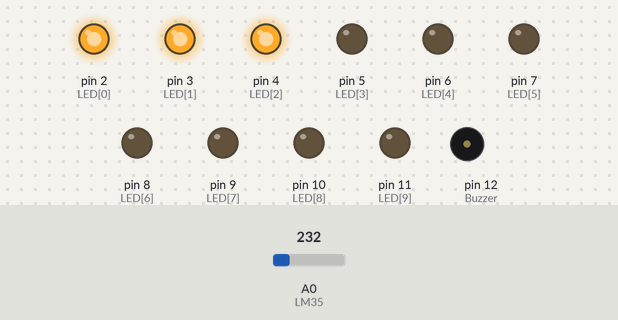
Bench run of a sketch on a simulated Arduino Uno, built with avr-gcc and run on an emulated ATmega328P. On the bench: output pins drawn as LEDs (lit = HIGH), buzzer (waves = sounding, pin HIGH). The test bench sets the inputs (shaded band); at power-on: A0 (LM35) = 232.

Above: at 1.2 s.
1.3 s: A0 (LM35) set to 233
At 1.9 s:
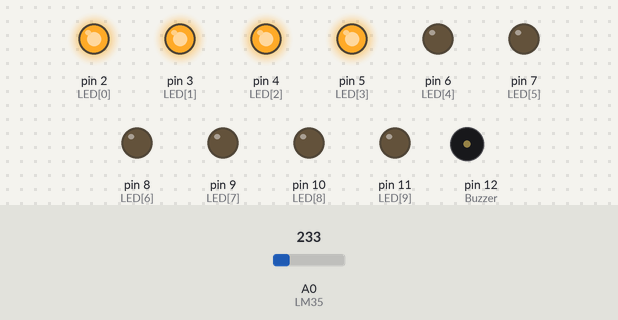
2.8 s: A0 (LM35) set to 250
At 4.0 s:
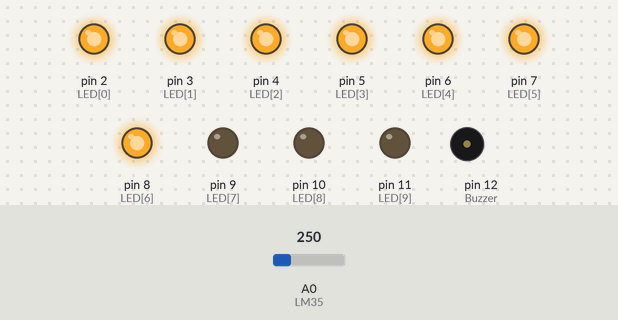
4.3 s: A0 (LM35) set to 266
At 5.4 s:
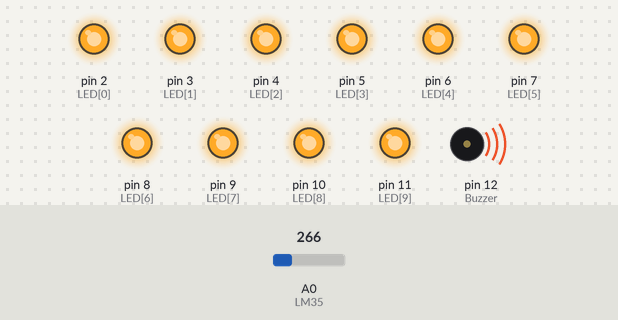
5.8 s: A0 (LM35) set to 260
At 6.5 s:
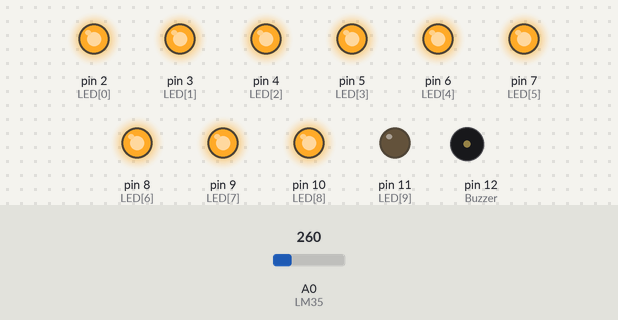
7.3 s: A0 (LM35) set to 201
At 7.7 s:
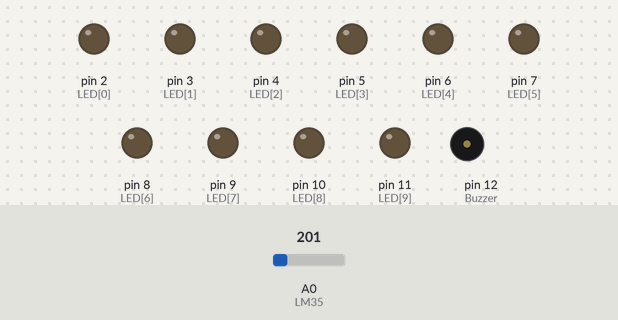
8.8 s: A0 (LM35) set to 290
At 10.0 s:
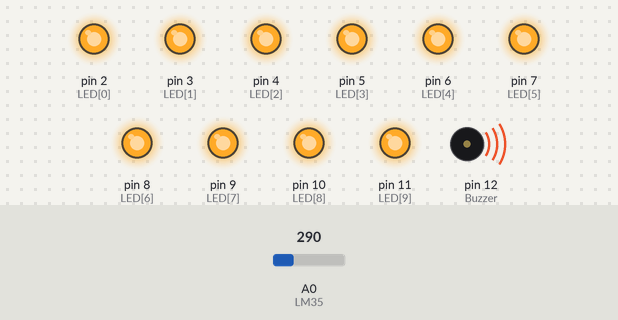
Timing chart, 0 to 11.3 s (numbered marks = the images above; inputs shaded):
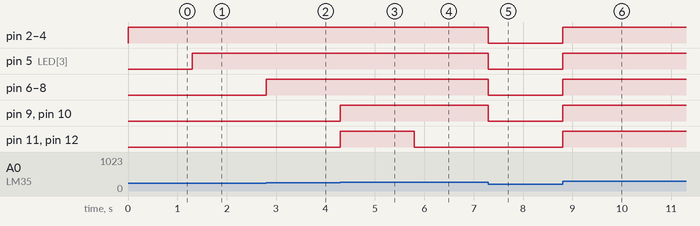

Measured:
- the behaviour switches between 232 and 233 on A0 (LM35) (found by bisection; images 0 and 1)
- the behaviour switches between 261 and 260 on A0 (LM35) (found by bisection; images 3 and 4)
- after the input at 1.3 s, pin 5 (LED[3]): LOW → HIGH at once
- after the input at 2.8 s, pin 6 (LED[4]), pin 7 (LED[5]), pin 8 (LED[6]): LOW → HIGH at once
- after the input at 4.3 s, pin 9 (LED[7]), pin 10 (LED[8]), pin 11 (LED[9]), pin 12 (Buzzer): LOW → HIGH at once
- after the input at 5.8 s, pin 11 (LED[9]), pin 12 (Buzzer): HIGH → LOW at once
- after the input at 7.3 s, pin 2 (LED[0]), pin 3 (LED[1]), pin 4 (LED[2]), pin 5 (LED[3]), pin 6 (LED[4]), pin 7 (LED[5]), pin 8 (LED[6]), pin 9 (LED[7]), pin 10 (LED[8]): HIGH → LOW at once
- after the input at 8.8 s, pin 2 (LED[0]), pin 3 (LED[1]), pin 4 (LED[2]), pin 5 (LED[3]), pin 6 (LED[4]), pin 7 (LED[5]), pin 8 (LED[6]), pin 9 (LED[7]), pin 10 (LED[8]), pin 11 (LED[9]), pin 12 (Buzzer): LOW → HIGH at once

The sketch:

alarme_de_temperatura.ino
```cpp
const int LM35 = 0;
float temperatura = 0;
int ADClido = 0;
const int Buzzer = 12;
const int LED[] = {
  2,3,4,5,6,7,8,9,10,11};
void setup(){
  analogReference(INTERNAL);
  pinMode(Buzzer, OUTPUT);
  for(int x = 0; x < 10; x++){
    pinMode(LED[x], OUTPUT);
  }
}
void loop(){
ADClido = analogRead(LM35);
temperatura = ADClido * 0.1075268817204301; if(temperatura > 23.50){
    digitalWrite(LED[0], HIGH);
  }
  else{
    digitalWrite(LED[0], LOW);
}
  if(temperatura > 24.00){
    digitalWrite(LED[1], HIGH);
} else{
    digitalWrite(LED[1], LOW);
  }
  if(temperatura > 24.50){
    digitalWrite(LED[2], HIGH);
} else{
    digitalWrite(LED[2], LOW);
  }
  if(temperatura > 25.00){
    digitalWrite(LED[3], HIGH);
} else{
    digitalWrite(LED[3], LOW);
  }
  if(temperatura > 25.50){
    digitalWrite(LED[4], HIGH);
} else{
    digitalWrite(LED[4], LOW);
  }
  if(temperatura > 26.00){
    digitalWrite(LED[5], HIGH);
} else{
    digitalWrite(LED[5], LOW);
  }

  if(temperatura > 26.50){
    digitalWrite(LED[6], HIGH);
} else{
    digitalWrite(LED[6], LOW);
  }
  if(temperatura > 27.00){
    digitalWrite(LED[7], HIGH);
} else{
    digitalWrite(LED[7], LOW);
  }
  if(temperatura > 27.50){
    digitalWrite(LED[8], HIGH);
} else{
    digitalWrite(LED[8], LOW);
  }
  if(temperatura > 28.00){
    digitalWrite(LED[9], HIGH);
    digitalWrite(Buzzer,HIGH);
} else{
    digitalWrite(LED[9], LOW);
    digitalWrite(Buzzer,LOW);
  }
}
```
